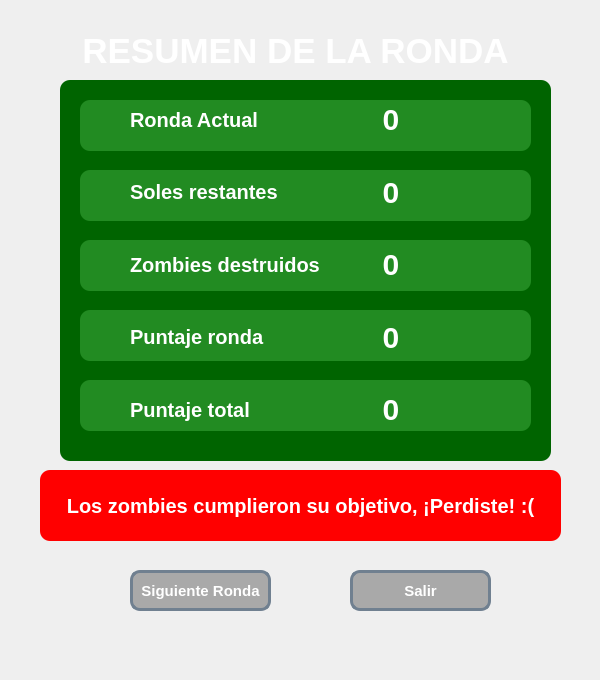
<?xml version="1.0" encoding="UTF-8"?>
<ui version="4.0">
 <class>MainWindow</class>
 <widget class="QMainWindow" name="MainWindow">
  <property name="geometry">
   <rect>
    <x>0</x>
    <y>0</y>
    <width>600</width>
    <height>680</height>
   </rect>
  </property>
  <property name="windowTitle">
   <string>MainWindow</string>
  </property>
  <widget class="QWidget" name="centralwidget">
   <widget class="QLabel" name="label">
    <property name="geometry">
     <rect>
      <x>0</x>
      <y>-10</y>
      <width>601</width>
      <height>691</height>
     </rect>
    </property>
    <property name="text">
     <string/>
    </property>
    <property name="pixmap">
     <pixmap>../../sprites/Fondos/fondoMenu.png</pixmap>
    </property>
    <property name="scaledContents">
     <bool>true</bool>
    </property>
   </widget>
   <widget class="QWidget" name="gridLayoutWidget">
    <property name="geometry">
     <rect>
      <x>130</x>
      <y>100</y>
      <width>361</width>
      <height>341</height>
     </rect>
    </property>
    <layout class="QGridLayout" name="gridLayout">
     <property name="rightMargin">
      <number>50</number>
     </property>
     <property name="bottomMargin">
      <number>12</number>
     </property>
     <property name="horizontalSpacing">
      <number>21</number>
     </property>
     <property name="verticalSpacing">
      <number>34</number>
     </property>
     <item row="1" column="0">
      <widget class="QLabel" name="label_soles_restantes">
       <property name="styleSheet">
        <string notr="true">color: white; font: bold; font-size: 20px</string>
       </property>
       <property name="text">
        <string>Soles restantes</string>
       </property>
      </widget>
     </item>
     <item row="2" column="0">
      <widget class="QLabel" name="label_zombies_destruidos">
       <property name="styleSheet">
        <string notr="true">color: white; font: bold; font-size: 20px</string>
       </property>
       <property name="text">
        <string>Zombies destruidos</string>
       </property>
      </widget>
     </item>
     <item row="0" column="0">
      <widget class="QLabel" name="label_ronda_actual">
       <property name="styleSheet">
        <string notr="true">color: white; font: bold; font-size: 20px</string>
       </property>
       <property name="text">
        <string>Ronda Actual </string>
       </property>
      </widget>
     </item>
     <item row="1" column="2">
      <widget class="QLabel" name="soles_restantes">
       <property name="styleSheet">
        <string notr="true">color: white; font: bold; font-size: 30px</string>
       </property>
       <property name="text">
        <string>0</string>
       </property>
       <property name="alignment">
        <set>Qt::AlignCenter</set>
       </property>
      </widget>
     </item>
     <item row="0" column="2">
      <widget class="QLabel" name="ronda_actual">
       <property name="styleSheet">
        <string notr="true">color: white; font: bold; font-size: 30px</string>
       </property>
       <property name="text">
        <string>0</string>
       </property>
       <property name="alignment">
        <set>Qt::AlignCenter</set>
       </property>
      </widget>
     </item>
     <item row="3" column="0">
      <widget class="QLabel" name="label_puntaje_ronda">
       <property name="styleSheet">
        <string notr="true">color: white; font: bold; font-size: 20px</string>
       </property>
       <property name="text">
        <string>Puntaje ronda</string>
       </property>
      </widget>
     </item>
     <item row="4" column="0">
      <widget class="QLabel" name="label_puntaje_total">
       <property name="styleSheet">
        <string notr="true">color: white; font: bold; font-size: 20px</string>
       </property>
       <property name="text">
        <string>Puntaje total</string>
       </property>
      </widget>
     </item>
     <item row="2" column="2">
      <widget class="QLabel" name="zombies_destruidos">
       <property name="styleSheet">
        <string notr="true">color: white; font: bold; font-size: 30px</string>
       </property>
       <property name="text">
        <string>0</string>
       </property>
       <property name="alignment">
        <set>Qt::AlignCenter</set>
       </property>
      </widget>
     </item>
     <item row="3" column="2">
      <widget class="QLabel" name="puntaje_ronda">
       <property name="styleSheet">
        <string notr="true">color: white; font: bold; font-size: 30px</string>
       </property>
       <property name="text">
        <string>0</string>
       </property>
       <property name="alignment">
        <set>Qt::AlignCenter</set>
       </property>
      </widget>
     </item>
     <item row="4" column="2">
      <widget class="QLabel" name="puntaje_total">
       <property name="styleSheet">
        <string notr="true">color: white; font: bold; font-size: 30px</string>
       </property>
       <property name="text">
        <string>0</string>
       </property>
       <property name="alignment">
        <set>Qt::AlignCenter</set>
       </property>
      </widget>
     </item>
    </layout>
   </widget>
   <widget class="QLabel" name="label_2">
    <property name="geometry">
     <rect>
      <x>80</x>
      <y>30</y>
      <width>431</width>
      <height>41</height>
     </rect>
    </property>
    <property name="styleSheet">
     <string notr="true">color: white; font-size: 35px; font: bold;</string>
    </property>
    <property name="text">
     <string>RESUMEN DE LA RONDA</string>
    </property>
    <property name="alignment">
     <set>Qt::AlignCenter</set>
    </property>
   </widget>
   <widget class="QPushButton" name="boton_salir">
    <property name="geometry">
     <rect>
      <x>350</x>
      <y>570</y>
      <width>141</width>
      <height>41</height>
     </rect>
    </property>
    <property name="styleSheet">
     <string notr="true">color: white;
background-color: darkgrey;
padding: 2px;
border-radius: 10px;
border: 3px solid slategray; font-size: 15px; font: bold </string>
    </property>
    <property name="text">
     <string>Salir</string>
    </property>
   </widget>
   <widget class="QPushButton" name="boton_siguiente_ronda">
    <property name="geometry">
     <rect>
      <x>130</x>
      <y>570</y>
      <width>141</width>
      <height>41</height>
     </rect>
    </property>
    <property name="styleSheet">
     <string notr="true">color: white;
background-color: darkgrey;
padding: 2px;
border-radius: 10px;
border: 3px solid slategray; font-size: 15px; font: bold </string>
    </property>
    <property name="text">
     <string>Siguiente Ronda</string>
    </property>
   </widget>
   <widget class="QLabel" name="notificacion_ganar">
    <property name="geometry">
     <rect>
      <x>130</x>
      <y>470</y>
      <width>371</width>
      <height>71</height>
     </rect>
    </property>
    <property name="styleSheet">
     <string notr="true">color:white; background-color: yellowgreen; font-size: 20px; font: bold; border-radius: 10px;</string>
    </property>
    <property name="text">
     <string>¡Puedes combatir la siguiente oleada!</string>
    </property>
    <property name="alignment">
     <set>Qt::AlignCenter</set>
    </property>
   </widget>
   <widget class="QLabel" name="notificacion_perder">
    <property name="geometry">
     <rect>
      <x>40</x>
      <y>470</y>
      <width>521</width>
      <height>71</height>
     </rect>
    </property>
    <property name="styleSheet">
     <string notr="true">color:white; background-color: red; font-size: 20px; font: bold; border-radius: 10px;</string>
    </property>
    <property name="text">
     <string>Los zombies cumplieron su objetivo, ¡Perdiste! :(</string>
    </property>
    <property name="alignment">
     <set>Qt::AlignCenter</set>
    </property>
   </widget>
   <widget class="QLabel" name="label_15">
    <property name="geometry">
     <rect>
      <x>60</x>
      <y>80</y>
      <width>491</width>
      <height>381</height>
     </rect>
    </property>
    <property name="styleSheet">
     <string notr="true">color:white; background-color: darkgreen; font-size: 20px; font: bold; border-radius: 10px;</string>
    </property>
    <property name="text">
     <string/>
    </property>
    <property name="alignment">
     <set>Qt::AlignCenter</set>
    </property>
   </widget>
   <widget class="QLabel" name="label_16">
    <property name="geometry">
     <rect>
      <x>80</x>
      <y>100</y>
      <width>451</width>
      <height>51</height>
     </rect>
    </property>
    <property name="styleSheet">
     <string notr="true">color:white; background-color: forestgreen; font-size: 20px; font: bold; border-radius: 10px;</string>
    </property>
    <property name="text">
     <string/>
    </property>
    <property name="alignment">
     <set>Qt::AlignCenter</set>
    </property>
   </widget>
   <widget class="QLabel" name="label_17">
    <property name="geometry">
     <rect>
      <x>80</x>
      <y>170</y>
      <width>451</width>
      <height>51</height>
     </rect>
    </property>
    <property name="styleSheet">
     <string notr="true">color:white; background-color: forestgreen; font-size: 20px; font: bold; border-radius: 10px;</string>
    </property>
    <property name="text">
     <string/>
    </property>
    <property name="alignment">
     <set>Qt::AlignCenter</set>
    </property>
   </widget>
   <widget class="QLabel" name="label_18">
    <property name="geometry">
     <rect>
      <x>80</x>
      <y>240</y>
      <width>451</width>
      <height>51</height>
     </rect>
    </property>
    <property name="styleSheet">
     <string notr="true">color:white; background-color: forestgreen; font-size: 20px; font: bold; border-radius: 10px;</string>
    </property>
    <property name="text">
     <string/>
    </property>
    <property name="alignment">
     <set>Qt::AlignCenter</set>
    </property>
   </widget>
   <widget class="QLabel" name="label_19">
    <property name="geometry">
     <rect>
      <x>80</x>
      <y>310</y>
      <width>451</width>
      <height>51</height>
     </rect>
    </property>
    <property name="styleSheet">
     <string notr="true">color:white; background-color: forestgreen; font-size: 20px; font: bold; border-radius: 10px;</string>
    </property>
    <property name="text">
     <string/>
    </property>
    <property name="alignment">
     <set>Qt::AlignCenter</set>
    </property>
   </widget>
   <widget class="QLabel" name="label_20">
    <property name="geometry">
     <rect>
      <x>80</x>
      <y>380</y>
      <width>451</width>
      <height>51</height>
     </rect>
    </property>
    <property name="styleSheet">
     <string notr="true">color:white; background-color: forestgreen; font-size: 20px; font: bold; border-radius: 10px;</string>
    </property>
    <property name="text">
     <string/>
    </property>
    <property name="alignment">
     <set>Qt::AlignCenter</set>
    </property>
   </widget>
   <zorder>label</zorder>
   <zorder>label_15</zorder>
   <zorder>label_20</zorder>
   <zorder>label_19</zorder>
   <zorder>label_18</zorder>
   <zorder>label_17</zorder>
   <zorder>label_16</zorder>
   <zorder>gridLayoutWidget</zorder>
   <zorder>label_2</zorder>
   <zorder>boton_salir</zorder>
   <zorder>boton_siguiente_ronda</zorder>
   <zorder>notificacion_ganar</zorder>
   <zorder>notificacion_perder</zorder>
  </widget>
 </widget>
 <resources/>
 <connections/>
</ui>
